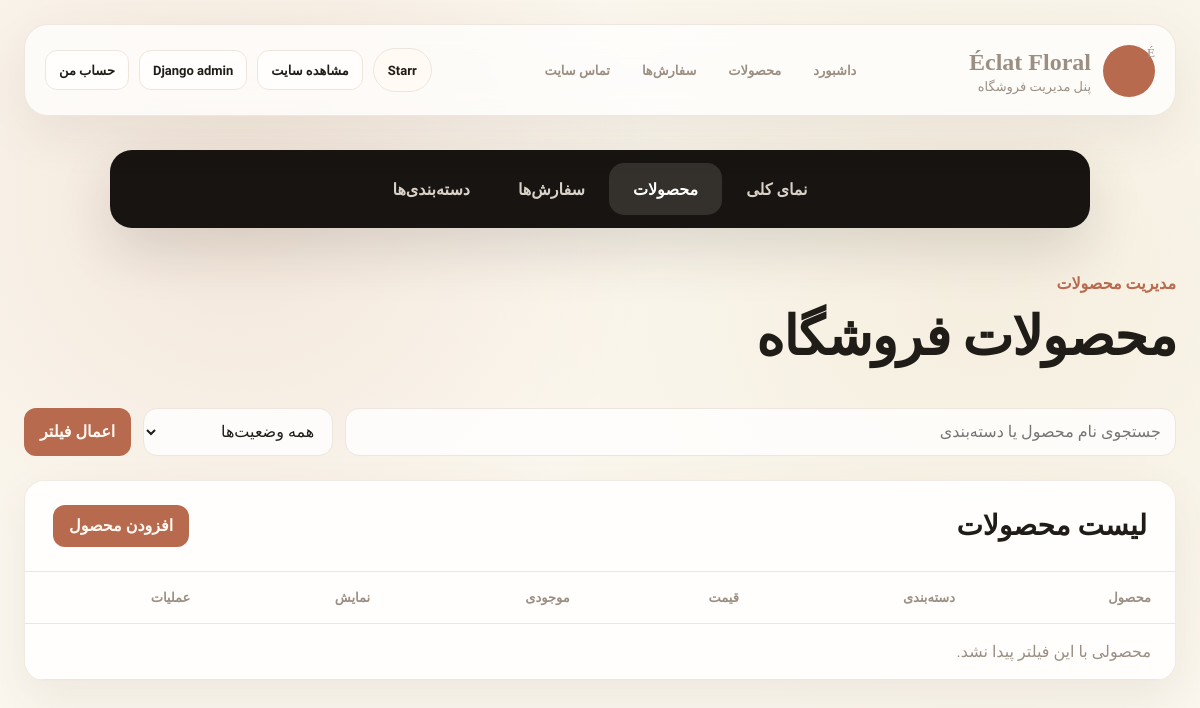
The page /dashboard/products/ (signed in) on the database as committed earlier.
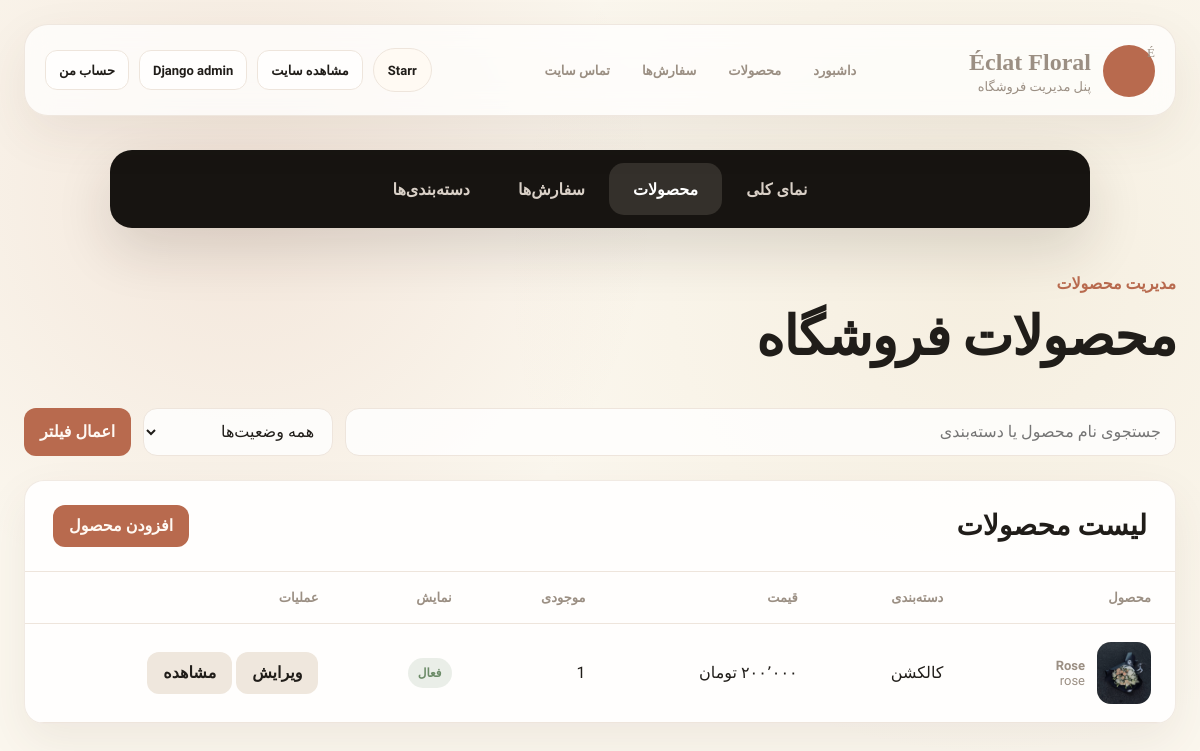
The same page on the database as committed later.
### shop/models.py (models this page shows, shortened)
class Product(models.Model):
    category = models.ForeignKey(Category, related_name='products', on_delete=models.CASCADE, verbose_name="دسته‌بندی")
    name = models.CharField(max_length=200, verbose_name="نام محصول")
    slug = models.SlugField(max_length=200, unique=True, verbose_name="آدرس کوتاه")
    description = models.TextField(blank=True, verbose_name="توضیحات")
    price = models.DecimalField(max_digits=10, decimal_places=2, verbose_name="قیمت")
    image = models.ImageField(upload_to='products/%Y/%m/%d', blank=True, verbose_name="عکس محصول")
    stock = models.PositiveIntegerField(verbose_name="موجودی انبار")
    available = models.BooleanField(default=True, verbose_name="قابل نمایش در سایت")
    created = models.DateTimeField(auto_now_add=True, verbose_name="تاریخ ایجاد")
    updated = models.DateTimeField(auto_now=True, verbose_name="آخرین ویرایش")
    class Meta:
        ordering = ('-created',)
        verbose_name = "محصول"
        verbose_name_plural = "محصولات"

class Category(models.Model):
    name = models.CharField(max_length=200, verbose_name="نام دسته‌بندی")
    slug = models.SlugField(max_length=200, unique=True, verbose_name="آدرس کوتاه")
    parent = models.ForeignKey(
        'self',
        on_delete=models.CASCADE,
        null=True,
        blank=True,
        related_name='children',
        verbose_name="دسته‌بندی مادر",
    )
    class Meta:
        ordering = ['name']
        verbose_name = "دسته‌بندی"
        verbose_name_plural = "دسته‌بندی‌ها"

### shop/views.py (the view)
# urls.py: path('dashboard/products/', views.dashboard_products, name='dashboard_products'),
@staff_member_required
def dashboard_products(request):
    query = request.GET.get('q', '').strip()
    status = request.GET.get('status', '').strip()
    products = Product.objects.select_related('category').order_by('-updated')
    if query:
        products = products.filter(
            Q(name__icontains=query) |
            Q(category__name__icontains=query) |
            Q(description__icontains=query)
        )
    if status == 'available':
        products = products.filter(available=True)
    elif status == 'hidden':
        products = products.filter(available=False)
    elif status == 'low':
        products = products.filter(stock__gt=0, stock__lt=5)
    elif status == 'out':
        products = products.filter(stock=0)
    return render(request, 'dashboard/products.html', {
        'products': products,
        'query': query,
        'status': status,
        'active_panel': 'products',
    })

### basket/context_processors.py (called while the page is built)
def basket(request):
    return {'basket': Basket(request)}

### cart/context_processors.py (called while the page is built)
def cart(request):
    return {'cart': Cart(request)}

### shop/context_processors.py (called while the page is built)
def category_list(request):
    category_order = Case(
        When(name='دسته گل', then=Value(0)),
        When(name='کالکشن', then=Value(1)),
        When(name='جانبی', then=Value(2)),
        default=Value(3),
        output_field=IntegerField(),
    )
    categories = Category.objects.filter(parent__isnull=True).order_by(category_order, 'name')
    return {'categories': categories}

### shop/price_utils.py (called while the page is built)
def normalize_price(value):
    if value in (None, ''):
        return None
    try:
        decimal_value = Decimal(str(value).replace(',', '').replace('٬', '').strip())
    except (InvalidOperation, AttributeError, ValueError):
        return None
    return decimal_value

### shop/templatetags/price_filters.py (called while the page is built)
@register.filter
def format_price(value):
    return format_price_value(value)

### shop/Templates/dashboard/products.html (shortened to what this page needs)
{% extends "dashboard/base.html" %}
{% load price_filters %}
{% block content %}
<p class="page-kicker">مدیریت محصولات</p>
<h1 class="page-title">محصولات فروشگاه</h1>
<form class="filter-bar" method="get">
    <input type="search" name="q" value="{{ query }}" placeholder="جستجوی نام محصول یا دسته‌بندی">
    <select name="status">
        <option value="">همه وضعیت‌ها</option>
    </select>
    <button class="admin-button" type="submit">اعمال فیلتر</button>
</form>
<section class="panel-card">
    <div class="panel-head">
        <h2>لیست محصولات</h2>
        <a href="{% url 'admin:shop_product_add' %}">افزودن محصول</a>
    </div>
    <div class="table-wrap">
        <table class="admin-table">
            <thead>
                <tr>
                    <th>محصول</th>
                    <th>دسته‌بندی</th>
                    <th>قیمت</th>
                    <th>موجودی</th>
                    <th>نمایش</th>
                    <th>عملیات</th>
                </tr>
            </thead>
            <tbody>
                {% for product in products %}
                    <tr>
                        <td>
                            <div class="product-cell">
                                {% if product.image %}
                                    <img src="{{ product.image.url }}" alt="{{ product.name }}">
                                {% else %}
                                    <span class="product-placeholder"></span>
                                {% endif %}
                                <span>
                                    <strong>{{ product.name }}</strong>
                                    <span>{{ product.slug }}</span>
                                </span>
                            </div>
                        </td>
                        <td>{{ product.category.name }}</td>
                        <td>{{ product.price|format_price }} تومان</td>
                        <td>{{ product.stock }}</td>
                        <td>
                            {% if product.available %}
                                <span class="status-badge status-success">فعال</span>
                            {% else %}
                                <span class="status-badge status-warning">غیرفعال</span>
                            {% endif %}
                        </td>
                        <td>
                            <a class="admin-button secondary" href="{% url 'admin:shop_product_change' product.id %}">ویرایش</a>
                            <a class="admin-button secondary" href="{% url 'shop:product_detail' product.slug %}">مشاهده</a>
                        </td>
                    </tr>
                {% empty %}
                    <tr>
                        <td colspan="6" class="empty-panel">محصولی با این فیلتر پیدا نشد.</td>
                    </tr>
                {% endfor %}
            </tbody>
        </table>
    </div>
</section>
{% endblock %}

Rows that differ between the two databases and show on the page:
added Product: image (picture), name "Rose", slug "rose", category.name "کالکشن", price "۲۰۰٬۰۰۰", stock "1", available "فعال"
Other text that changed with them:
text no longer shown: "محصولی با این فیلتر پیدا نشد."
